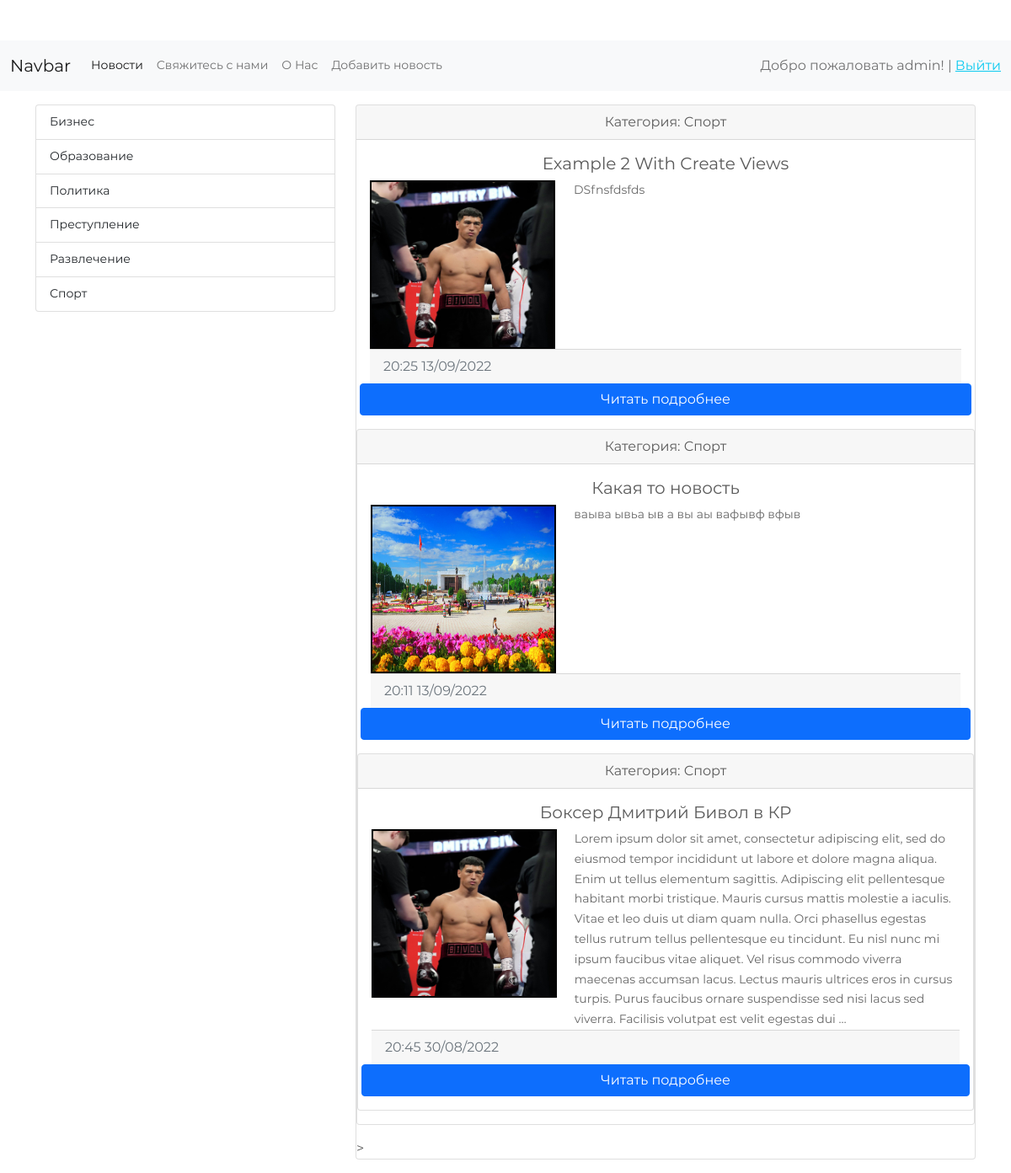
/category/1/ (signed in), run on the app's committed database.
### newsapp/models.py (models this page shows, shortened)
class Category(models.Model):
    title_category = models.CharField(max_length = 250, db_index = True,
                                      verbose_name = 'Имя категории')
    def __str__(self):
        return self.title_category
    class Meta:
        verbose_name = 'Категория'
        verbose_name_plural = 'Категории'
        ordering = ['title_category']

class News(models.Model):
    title = models.CharField(max_length=250, verbose_name = 'Заголовок новости')
    content = models.TextField(blank=True, verbose_name = 'Содержание новости')
    created_at = models.DateTimeField(auto_now_add=True, verbose_name = 'Время создания')
    updated_at = models.DateTimeField(auto_now=True, verbose_name = 'Время редактирования')
    photo = models.ImageField(upload_to='photos/%Y/%m/%d', null = True, blank = True, verbose_name = 'Фото')
    is_published = models.BooleanField(default=True, verbose_name = 'Опубликовано')
    category = models.ForeignKey('Category', on_delete = models.PROTECT,
                                 null = True, verbose_name = 'Категория')
    class Meta:
        verbose_name = 'Новость'
        verbose_name_plural = 'Новости'
        ordering = ['-created_at']

### newsapp/views.py (the view)
# urls.py: path('category/<int:category_id>/', NewsByCategory.as_view(
class NewsByCategory(ListView):
    model = News
    template_name = 'newsapp/category.html'
    context_object_name = 'news'
    def get_context_data(self,*, object_list =None,  **kwargs):
        context = super().get_context_data(**kwargs)
        category_name = Category.objects.get(pk = self.kwargs['category_id'])
        context['title'] = category_name
        return context
    def get_queryset(self):
        return News.objects.filter(category_id = self.kwargs['category_id'],
                                   is_published = True)

### newsapp/templatetags/news_tags.py (called while the page is built)
@register.simple_tag()
def get_categories(name='get_list_categories'):
    return Category.objects.all()

@register.inclusion_tag('newsapp/list_categories.html')
def show_categories():
    categories = Category.objects.all()
    return {"categories": categories}

### newsapp/templates/newsapp/category.html (shortened to what this page needs)
{% extends 'main.html' %}
{% block sidebar %}
<div class="col-md-4">
        {% include 'sidebar.html' %}
</div>
{% endblock %}
{% block content %}
<div class="col-md-8">
          {% for i in news %}
            <div class="card mb-3">
                  <div class="card-header text-center">
                    Категория: {{ i.category.title_category }}
                  </div>
                  <div class="card-body">
                    <h5 class="card-title text-center">{{ i.title }}</h5>
                      <div class="row">
                          <div class="col-md-4">
                              {% if i.photo %}
                                <img src="{{ i.photo.url }}" style="border: 2px solid black;" width="220" height="200">
                              {% else %}
                                <img src="https://i.warosu.org/data/lit/thumb/0177/96/1615909903898s.jpg" style="border: 2px solid black;">
                              {% endif %}
                          </div>
                          {% autoescape off %}
                          <div class="col-md-8">
                                 <p class="card-text">{{ i.content |linebreaks |truncatewords:90 }}</p>
                          </div>
                          {% endautoescape %}
                      </div>
                  <div class="card-footer text-muted">
                    {{ i.created_at | date:"H:i d/m/Y" }}
                  </div>
                          <div class="row">
                    <a href="{% url 'show_news' i.id %}" class="btn btn-primary">Читать подробнее</a>
                  </div>
                </div>
          {% endfor %}
              </div>
</div>>
{% endblock %}

### templates/navbar.html (shortened to what this page needs)
<nav class="navbar navbar-expand-lg navbar-light bg-light">
  <div class="container-fluid">
    <a class="navbar-brand" href="{% url 'mainpage' %}">Navbar</a>
    <div class="collapse navbar-collapse" id="navbarSupportedContent">
      <ul class="navbar-nav me-auto mb-2 mb-lg-0">
        <li class="nav-item">
          <a class="nav-link active" href="{% url 'mainpage' %}">Новости</a>
        </li>
          <li class="nav-item">
          <a class="nav-link" href="{% url 'contactus' %}">Свяжитесь с нами</a>
        </li>
        <li class="nav-item">
          <a class="nav-link" href="{% url 'aboutus' %}" tabindex="-1" aria-disabled="true">О Нас</a>
        </li>
          {% if request.user.is_authenticated %}
            <li class="nav-item">
              <a class="nav-link" href="{% url 'add_news' %}">Добавить новость</a>
            </li>
          {% endif %}
      </ul>
       <span class="navbar-text">
         {% if request.user.is_authenticated %}
              Добро пожаловать {{ user.username }}! | <a href="{% url 'logout' %}" class="h6 text-info"> Выйти </a>
         {% else %}
            <a href="{% url 'register' %}" class="h6">Регистрация</a> | <a href="{% url 'login' %}" class="h6"> Авторизация</a>
         {% endif %}
       </span>
    </div>
  </div>
</nav>

### newsapp/templates/newsapp/list_categories.html
{% load news_tags %}
<div class="list-group">
            {% for item in categories %}
                <a href="{% url 'category' item.pk %}" class="list-group-item list-group-item-action">{{ item.title_category }}</a>
            {% endfor %}
 </div>

### websitenews/static/css/carousel.css (style rules this page uses)
body { padding-top: 3rem; padding-bottom: 3rem; color: #5a5a5a; }

### websitenews/static/css/main.css (style rules this page uses)
* { margin: 0px; padding: 0px; box-sizing: border-box; }
body, html { height: 100%; font-family: Montserrat-Regular, sans-serif; }
a { font-family: Montserrat-Regular; font-size: 14px; line-height: 1.7; color: #666666; margin: 0px; transition: all 0.4s; -webkit-transition: all 0.4s; -o-transition: all 0.4s; -moz-transition: all 0.4s; }
h1,h2,h3,h4,h5,h6 { margin: 0px; }
p { font-family: Montserrat-Regular; font-size: 14px; line-height: 1.7; color: #666666; margin: 0px; }
ul, li { margin: 0px; list-style-type: none; }

### data on the page
Category: title_category "Бизнес"
Category: title_category "Образование"
Category: title_category "Политика"
Category: title_category "Преступление"
Category: title_category "Развлечение"
Category: title_category "Спорт"
News: category.title_category "Спорт", title "Example 2 With Create Views", photo (picture), content "DSfnsfdsfds", created_at "20:25 13/09/2022"
News: category.title_category "Спорт", title "Какая то новость", photo (picture), content "ваыва ывьа ыв а вы аы вафывф вфыв", created_at "20:11 13/09/2022"
News: category.title_category "Спорт", title "Боксер Дмитрий Бивол в КР", photo (picture), content "Lorem ipsum dolor sit amet, consectetur adipiscing elit, sed do eiusmod tempor incididunt ut labore et dolore magna aliqua. Enim ut tellus elementum sagittis. Adipiscing elit pellentesque habitant morbi tristique. Mauris cursus mattis molestie a iaculis. Vitae et leo duis ut diam quam nulla. Orci phasellus egestas tellus rutrum tellus pellentesque eu tincidunt. Eu nisl nunc mi ipsum faucibus vitae aliquet. Vel risus commodo viverra maecenas accumsan lacus. Lectus mauris ultrices eros in cursus turpis. Purus faucibus ornare suspendisse sed nisi lacus sed viverra. Facilisis volutpat est velit egestas dui …", created_at "20:45 30/08/2022"

### other printed values
{{ user.username }} "admin"
